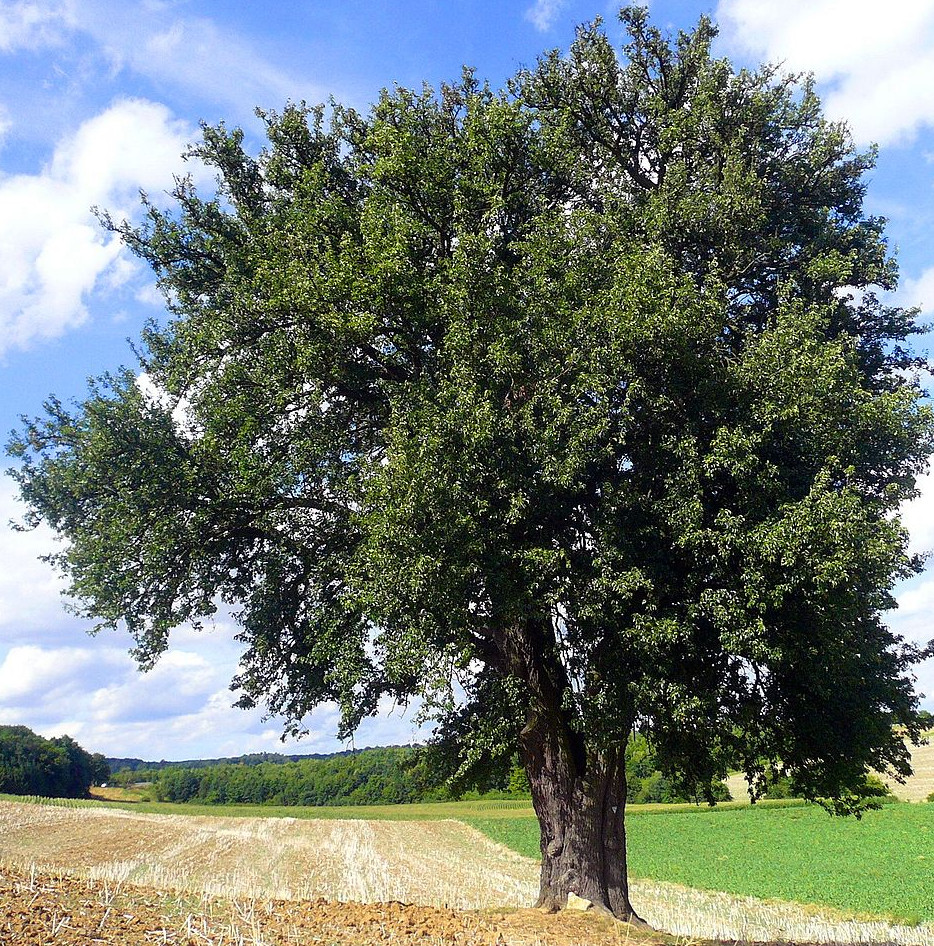
//> input picture dataset/03.jpg, 934 x 946 px
$ ./main3__GHT_ -image=../dataset/03.jpg '-template=../Benchmark_step_1/Figure 3.jpg'   (built with g++ and OpenCV 4)
//> lines starting //> are read from the running program, lines starting //| are printed output that depends on the picture
#include <vector>
#include <iostream>
#include <string>

#include "opencv2/core.hpp"
#include "opencv2/core/utility.hpp"
#include "opencv2/imgproc.hpp"
#include "opencv2/highgui.hpp"

using namespace std;
using namespace cv;

static Mat loadImage(const string& name)
{
//> called with name = "../dataset/03.jpg"
    Mat image = imread(name);
//> image is the input picture: 946 rows x 934 cols, CV_8UC3; mean B, G, R 114.5, 121.9, 112.3
    cvtColor(image, image, COLOR_BGR2GRAY);
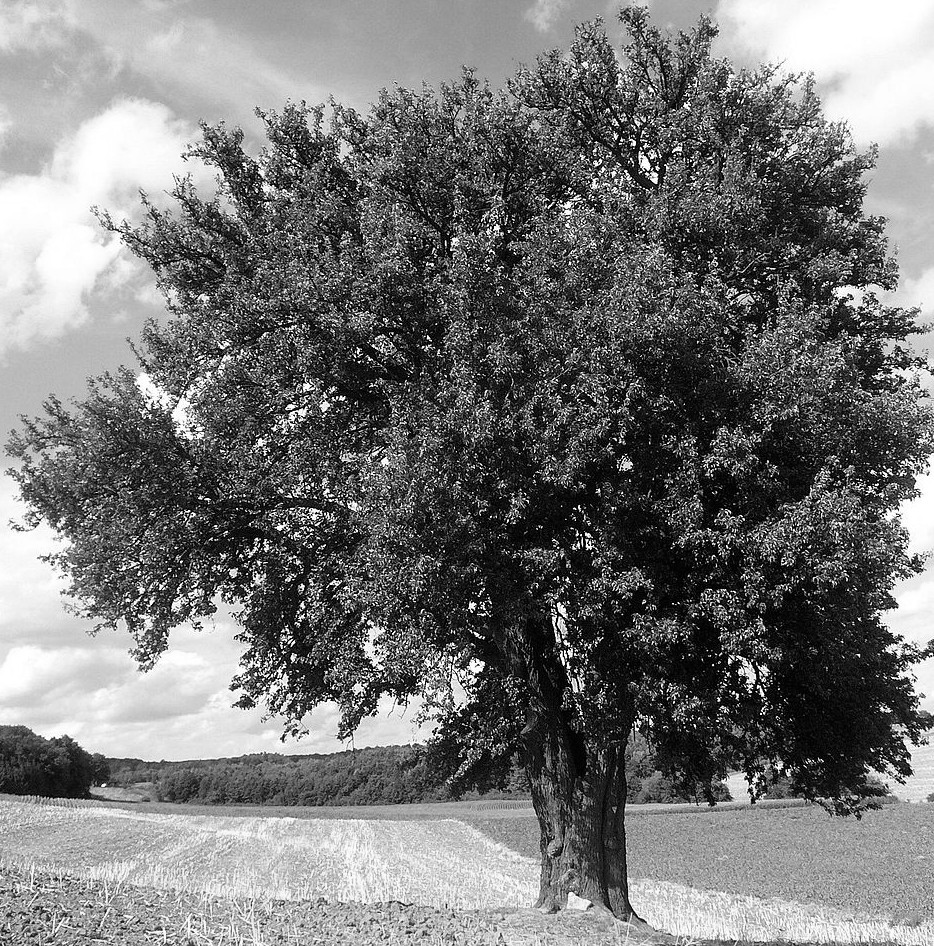
//> image: 946 rows x 934 cols, CV_8UC1; min 0, max 255, mean 118.2
    cout << name << endl;
    if (image.empty())
    {
        cerr << "Can't load image - " << name << endl;
        exit(-1);
    }
    return image;
}

int main(int argc, const char* argv[])
{
    CommandLineParser cmd(argc, argv,
                          "{ image i        | ../data/pic1.png  | input image }"
                          "{ template t     | templ.png | template image }"
                          "{ full           |           | estimate scale and rotation }"
                          "{ minDist        | 100       | minimum distance between the centers of the detected objects }"
                          "{ levels         | 360       | R-Table levels }"
                          "{ votesThreshold | 30        | the accumulator threshold for the template centers at the detection stage. The smaller it is, the more false positions may be detected }"
                          "{ angleThresh    | 10000     | angle votes treshold }"
                          "{ scaleThresh    | 1000      | scale votes treshold }"
                          "{ posThresh      | 100       | position votes threshold }"
                          "{ dp             | 2         | inverse ratio of the accumulator resolution to the image resolution }"
                          "{ minScale       | 0.1       | minimal scale to detect }"
                          "{ maxScale       | 5         | maximal scale to detect }"
                          "{ scaleStep      | 0.05      | scale step }"
                          "{ minAngle       | 0         | minimal rotation angle to detect in degrees }"
                          "{ maxAngle       | 360       | maximal rotation angle to detect in degrees }"
                          "{ angleStep      | 1         | angle step in degrees }"
                          "{ maxBufSize     | 1000      | maximal size of inner buffers }"
                          "{ help h ?       |           | print help message }"
    );

    cmd.about("This program demonstrates arbitary object finding with the Generalized Hough transform.");

    if (cmd.has("help"))
    {
        cmd.printMessage();
        return 0;
    }

    /*const*/ string templName = cmd.get<string>("template");
    /*const*/ string imageName = cmd.get<string>("image");
    /*const*/ bool full = cmd.has("full");
    const double minDist = cmd.get<double>("minDist");
    const int levels = cmd.get<int>("levels");
    const int votesThreshold = cmd.get<int>("votesThreshold");
    const int angleThresh = cmd.get<int>("angleThresh");
    const int scaleThresh = cmd.get<int>("scaleThresh");
    const int posThresh = cmd.get<int>("posThresh");
    const double dp = cmd.get<double>("dp");
    const double minScale = cmd.get<double>("minScale");
    const double maxScale = cmd.get<double>("maxScale");
    const double scaleStep = cmd.get<double>("scaleStep");
    const double minAngle = cmd.get<double>("minAngle");
    const double maxAngle = cmd.get<double>("maxAngle");
    const double angleStep = cmd.get<double>("angleStep");
    const int maxBufSize = cmd.get<int>("maxBufSize");

    if (!cmd.check())
    {
        cmd.printErrors();
        return -1;
    }
    //full = true;
    templName = "../dataset/03.jpg";
    Mat templ = loadImage(templName);
    imageName = "../Benchmark_step_1/Figure 3.jpg";
    Mat image = loadImage(imageName);
//> call 2 of loadImage, with name = "../Benchmark_step_1/Figure 3.jpg"
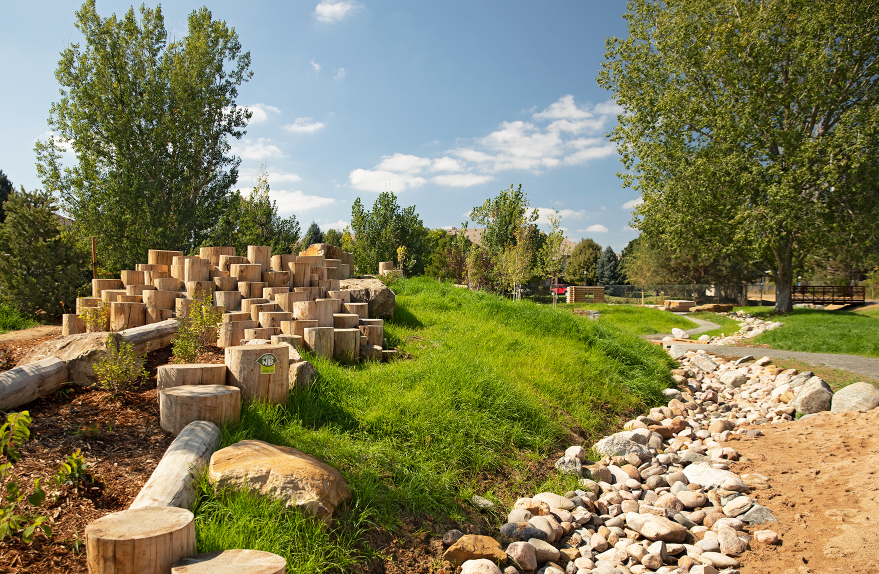
//> input picture Benchmark_step_1/Figure 3.jpg, 1757 x 1148 px (shown at 1/2 size)
//> in loadImage, image is the input picture: 1148 rows x 1757 cols, CV_8UC3; mean B, G, R 89.7, 126.5, 129.1
//> in loadImage (call 2), `cvtColor(image, image, COLOR_BGR2GRAY);`:
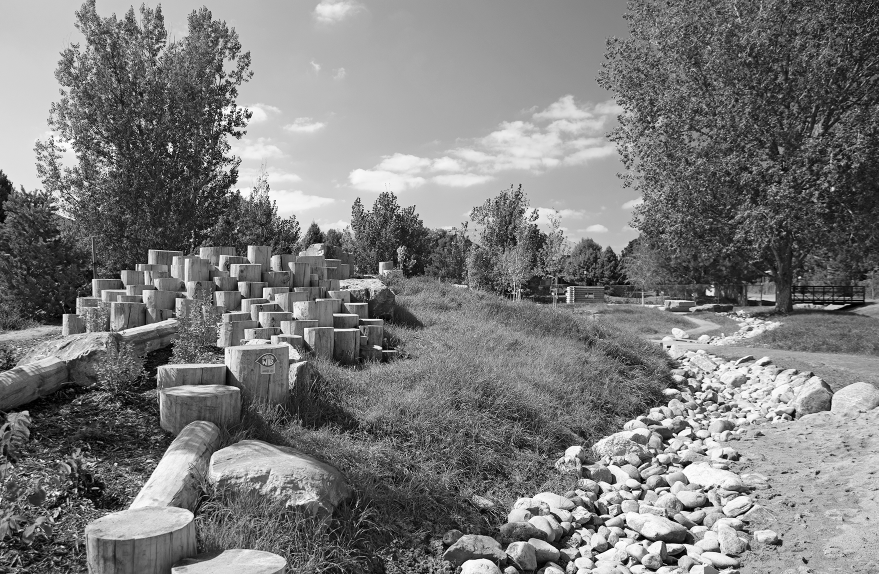
//> image: 1148 rows x 1757 cols, CV_8UC1 (shown at 1/2 size); min 0, max 255, mean 123.1

    Ptr<GeneralizedHough> alg;

    if (!full)
    {
        Ptr<GeneralizedHoughBallard> ballard = createGeneralizedHoughBallard();

        ballard->setMinDist(minDist);
        ballard->setLevels(levels);
        ballard->setDp(dp);
        ballard->setMaxBufferSize(maxBufSize);
        ballard->setVotesThreshold(votesThreshold);

        alg = ballard;
    }
    else
    {
        Ptr<GeneralizedHoughGuil> guil = createGeneralizedHoughGuil();

        guil->setMinDist(minDist);
        guil->setLevels(levels);
        guil->setDp(dp);
        guil->setMaxBufferSize(maxBufSize);

        guil->setMinAngle(minAngle);
        guil->setMaxAngle(maxAngle);
        guil->setAngleStep(angleStep);
        guil->setAngleThresh(angleThresh);

        guil->setMinScale(minScale);
        guil->setMaxScale(maxScale);
        guil->setScaleStep(scaleStep);
        guil->setScaleThresh(scaleThresh);

        guil->setPosThresh(posThresh);

        alg = guil;
    }

    vector<Vec4f> position;
    Mat votes;
    TickMeter tm;


        alg->setTemplate(templ);

        tm.start();

        alg->detect(image, position, votes);
//> position = 185 items, first 8: [1300, 676, 1, 0], [1196, 676, 1, 0], [1092, 676, 1, 0], [940, 676, 1, 0], [468, 676, 1, 0], [596, 676, 1, 0], [724, 676, 1, 0], [840, 676, 1, 0]; votes = 185 rows, first 8: [2248, 0, 0], [2178, 0, 0], [2139, 0, 0], [2132, 0, 0], [2106, 0, 0], [2060, 0, 0], [2036, 0, 0], [2035, 0, 0]

        tm.stop();


    cout << "Found : " << position.size() << " objects" << endl;
//| Found : 185 objects
    cout << "Detection time : " << tm.getTimeMilli() << " ms" << endl;


    cv::cvtColor(image, image, COLOR_GRAY2BGR);
//> image: 1148 rows x 1757 cols, CV_8UC3


    for (size_t i = 0; i < position.size(); ++i)
//    for (size_t i = 0; i < 10; ++i)
    {
        if (votes.at<uchar>(1, i) > 100 || votes.at<uchar>(1, i)<10) continue;
        Mat out = image.clone();
        Point2f pos(position[i][0], position[i][1]);
        float scale = position[i][2];
        float angle = position[i][3];

        cout << (int) votes.at<uchar>(1, i) << endl;


        RotatedRect rect;
        rect.center = pos;
        rect.size = Size2f(templ.cols * scale, templ.rows * scale);
        rect.angle = angle;

        Point2f pts[4];
        rect.points(pts);

        line(out, pts[0], pts[1], Scalar(0, 0, 255), 3);
        line(out, pts[1], pts[2], Scalar(0, 0, 255), 3);
        line(out, pts[2], pts[3], Scalar(0, 0, 255), 3);
        line(out, pts[3], pts[0], Scalar(0, 0, 255), 3);
        resize(out, out, Size(out.cols/4, out.rows/4));
        imshow("out", out);
        waitKey(0);
    }


    return 0;
}
